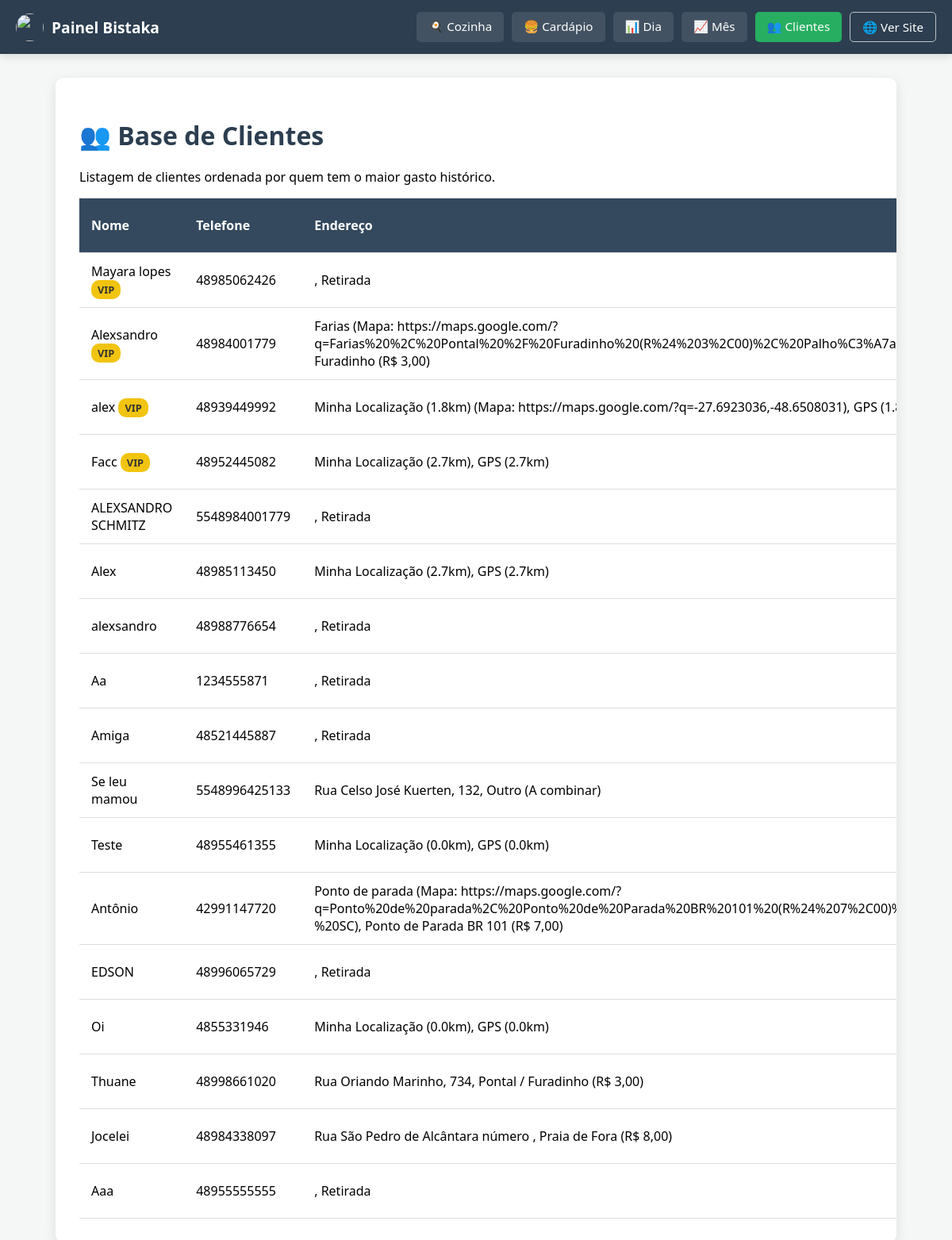
Page /admin/clientes (signed in) on the committed database.
### tables this page shows
CREATE TABLE clientes (
                telefone TEXT PRIMARY KEY,
                nome TEXT,
                endereco TEXT,
                bairro TEXT,
                primeiro_pedido DATETIME,
                ultimo_pedido DATETIME,
                total_gasto REAL DEFAULT 0
            );

### app.py (the view)
@app.route('/admin/clientes')
def lista_clientes():
    if not session.get('logged_in'): return redirect(url_for('login'))
    conn = get_db_connection()
    cursor = conn.execute('SELECT * FROM clientes ORDER BY total_gasto DESC')
    clientes = cursor.fetchall()
    conn.close()
    return render_template('clientes.html', clientes=clientes)

### app.py (called while the page is built)
def get_db_connection():
    conn = sqlite3.connect(DB_FILE)
    conn.row_factory = sqlite3.Row # Permite acessar colunas pelo nome
    return conn

### templates/clientes.html (shortened to what this page needs)
<!DOCTYPE html>
<html lang="pt-br">
<head>
</head>
<body>
    <nav class="admin-navbar">
        <div class="brand">
            <img src="/static/uploads/logo.png" style="height: 35px; width: 35px; border-radius: 50%; object-fit: cover;">
            Painel Bistaka
        </div>
        <div class="nav-links">
             <a href="/admin/dashboard">🍳 Cozinha</a>
            <a href="/admin">🍔 Cardápio</a>
            <a href="/admin/relatorio">📊 Dia</a>
            <a href="/admin/relatorio_mensal">📈 Mês</a>
            <a href="/admin/clientes" style="background: #27ae60;">👥 Clientes</a>
            <a href="/" target="_blank" style="background: transparent; border: 1px solid #bdc3c7;">🌐 Ver Site</a>
        </div>
    </nav>
    <div class="container">
        <h1>👥 Base de Clientes</h1>
        <p>Listagem de clientes ordenada por quem tem o maior gasto histórico.</p>
        <table>
            <thead>
                <tr>
                    <th>Nome</th>
                    <th>Telefone</th>
                    <th>Endereço</th>
                </tr>
            </thead>
            <tbody>
                {% for c in clientes %}
                <tr>
                    <td>
                        {{ c.nome }}
                        {% if c.total_gasto > 200 %} <span class="badge-ouro">VIP</span> {% endif %}
                    </td>
                    <td>{{ c.telefone }}</td>
                    <td>{{ c.endereco }}, {{ c.bairro }}</td>
                </tr>
                {% endfor %}
            </tbody>
        </table>
    </div>
</body>
</html>

### templates/clientes.html (style rules this page uses)
body { font-family: 'Segoe UI', sans-serif; background: #f4f7f6; margin: 0; padding: 0; }
.container { max-width: 1000px; margin: 30px auto; background: white; padding: 30px; border-radius: 10px; box-shadow: 0 4px 15px rgba(0,0,0,0.1); overflow-x: auto; }
h1 { color: #2c3e50; margin-bottom: 20px; }
table { width: 100%; border-collapse: collapse; margin-top: 10px; }
th, td { padding: 12px 15px; text-align: left; border-bottom: 1px solid #ddd; }
th { background-color: #34495e; color: white; font-weight: bold; }
.badge-ouro { background: #f1c40f; color: #333; padding: 3px 8px; border-radius: 10px; font-size: 0.8rem; font-weight: bold; }
.admin-navbar { background: #2c3e50; color: white; padding: 15px 20px; display: flex; justify-content: space-between; align-items: center; box-shadow: 0 4px 10px rgba(0,0,0,0.1); flex-wrap: wrap; gap: 10px; }
.admin-navbar .brand { font-weight: bold; font-size: 1.2rem; display: flex; align-items: center; gap: 10px; }
.admin-navbar .nav-links { display: flex; gap: 10px; flex-wrap: wrap; }
.admin-navbar a { color: white; text-decoration: none; padding: 8px 15px; border-radius: 5px; background: rgba(255,255,255,0.1); transition: background 0.2s; font-size: 0.95rem; }

### rows in the picture
clientes: nome "Mayara lopes", total_gasto "VIP", telefone "48985062426", bairro "Retirada"
clientes: nome "Alexsandro", total_gasto "VIP", telefone "48984001779", endereco "Farias (Mapa:…"
clientes: nome "alex", total_gasto "VIP", telefone "48939449992", endereco "Minha Localização (1.8km) (Mapa: https://maps.google.com/?q=-27.6923036,-48.6508031)", bairro "GPS…"
clientes: nome "Facc", total_gasto "VIP", telefone "48952445082", endereco "Minha Localização (2.7km)", bairro "GPS (2.7km)"
clientes: nome "ALEXSANDRO SCHMITZ", telefone "5548984001779", bairro "Retirada"
clientes: nome "Alex", telefone "48985113450", endereco "Minha Localização (2.7km)", bairro "GPS (2.7km)"
clientes: nome "alexsandro", telefone "48988776654", bairro "Retirada"
clientes: nome "Aa", telefone "1234555871", bairro "Retirada"
clientes: nome "Amiga", telefone "48521445887", bairro "Retirada"
clientes: nome "Se leu mamou", telefone "5548996425133", endereco "Rua Celso José Kuerten, 132", bairro "Outro (A combinar)"
clientes: nome "Teste", telefone "48955461355", endereco "Minha Localização (0.0km)", bairro "GPS (0.0km)"
clientes: nome "Antônio", telefone "42991147720", endereco "Ponto de parada (Mapa:…", bairro "Ponto de Parada BR 101 (R$ 7,00)"
clientes: nome "EDSON", telefone "48996065729", bairro "Retirada"
clientes: nome "Oi", telefone "4855331946", endereco "Minha Localização (0.0km)", bairro "GPS (0.0km)"
clientes: nome "Thuane", telefone "48998661020", endereco "Rua Oriando Marinho, 734", bairro "Pontal / Furadinho (R$ 3,00)"
clientes: nome "Jocelei", telefone "48984338097", endereco "Rua São Pedro de Alcântara número", bairro "Praia de Fora (R$ 8,00)"
clientes: nome "Aaa", telefone "48955555555", bairro "Retirada"
